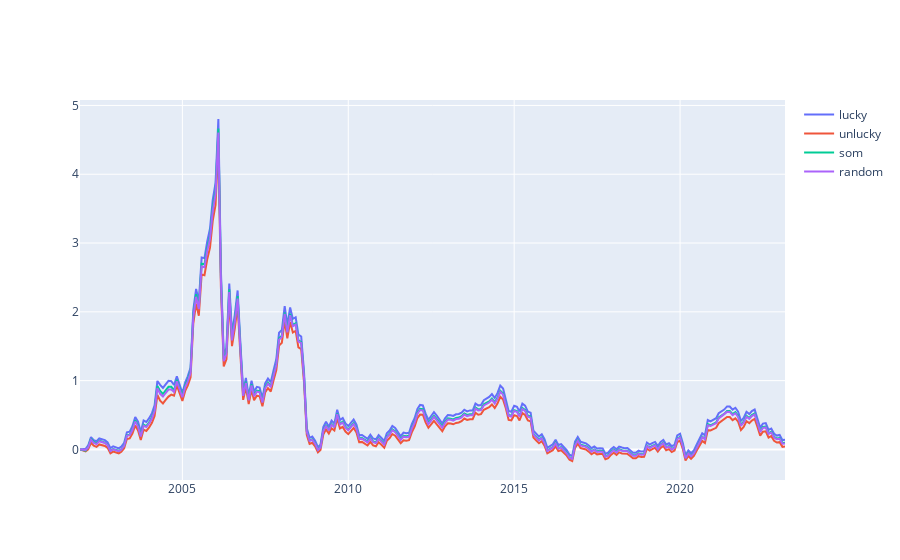

The notebook cell saved with this chart:
### Code cell
fig = go.Figure()

for investor in investors:
    fig.add_trace(go.Scatter(x=investor.profit.YM, y=investor.profit['profit pct'],
                             name=investor.name))

fig.update_layout(hovermode='x unified')
fig.show()

### Figure 1 — Plotly figure (JSON) as saved in the notebook; plotly's stock layout.template omitted (floating-point values rounded to 4 significant figures; data arrays with more than 128 entries replaced by an {"elided": "..."} marker saying what was removed)
{"data": [{"name": "lucky", "type": "scatter", "x": {"elided": "256 str values"}, "y": {"elided": "256 float values"}}, {"name": "unlucky", "type": "scatter", "x": {"elided": "256 str values"}, "y": {"elided": "256 float values"}}, {"name": "som", "type": "scatter", "x": {"elided": "256 str values"}, "y": {"elided": "256 float values"}}, {"name": "random", "type": "scatter", "x": {"elided": "256 str values"}, "y": {"elided": "256 float values"}}], "layout": {"autosize": true, "hovermode": "x unified", "xaxis": {"autorange": true, "range": ["2001-12-01", "2023-03-01"], "type": "date"}, "yaxis": {"autorange": true, "range": [-0.4444, 5.079], "type": "linear"}}}
